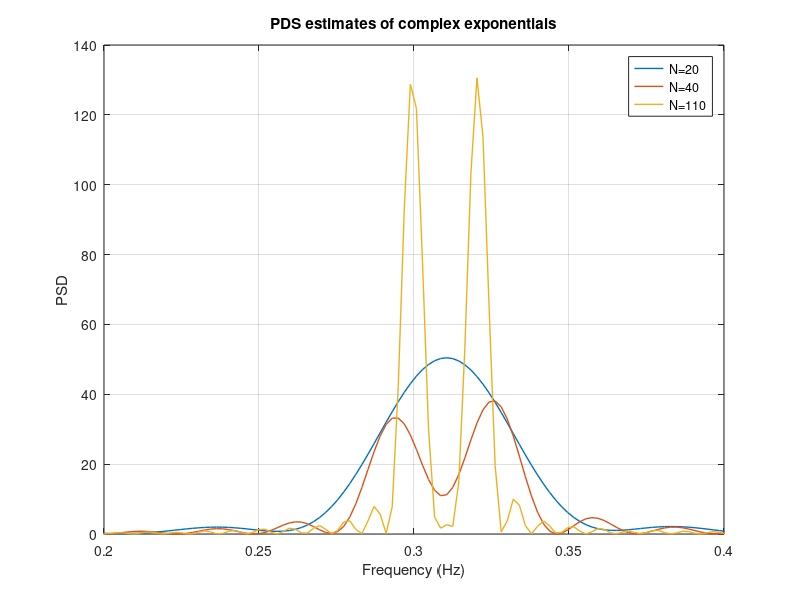

MATLAB code to generate this figure:
close all
clear all
clc
fs=1;
N=[20,40,110];

figure(1);
for i=1:3
    n = 0:N(i)-1;
    noise = 0.2/sqrt(2)*(randn(size(n))+1j*randn(size(n)));
    x = exp(1j*2*pi*0.3*n)+exp(1j*2*pi*0.32*n)+ noise;

    dF = fs/N(i); 
    dF_new=fs/512;
    K=dF_new/dF;
    [pxx,f] = periodogram(x,rectwin(N(i)),round(N(i)/K),fs);
    plot(f,pxx,'Linewidth',1)
    hold on
end
xlabel('Frequency (Hz)','FontSize',11)
ylabel('PSD','FontSize',11)
grid on
title('PDS estimates of complex exponentials','FontSize',11)
legend('N=20','N=40','N=110','FontSize',9)
xlim([0.2 0.4])
